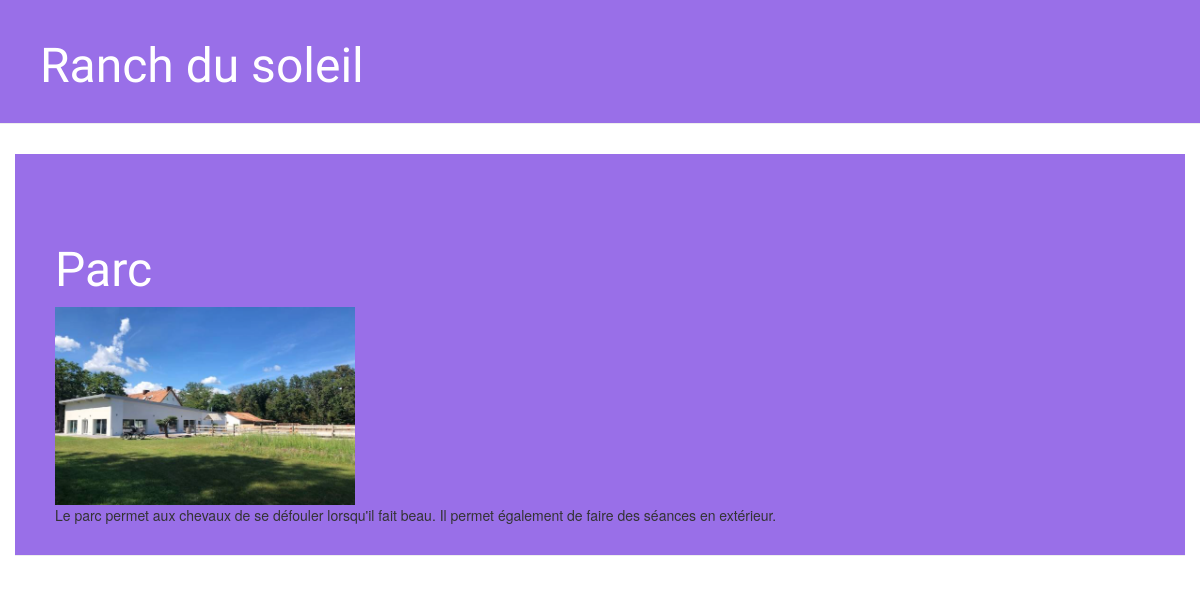
The page /equipement/Parc/ on the database its author committed.
### playground/models.py (models this page shows, shortened)
class Equipement(models.Model):
    id_equip = models.CharField(max_length=100, primary_key=True)
    disponibilite = models.CharField(max_length=20)
    texte = models.CharField(max_length=200)
    photo = models.ImageField(upload_to='equipements/')

### playground/views.py (the view)
# urls.py: path('equipement/<str:id_equip>/', views.equipement_detail, name='equipement_detail'),
def equipement_detail(request, id_equip):
    equipement = get_object_or_404(Equipement, id_equip=id_equip)
    return render(request, 'playground/equipement_detail.html', {'equipement': equipement})

### playground/templates/playground/equipement_detail.html (shortened to what this page needs)
{% extends 'playground/base.html' %}
{% load static %}
{% block content %}
<div class="page-header">
        <h1><a href="/">{{ equipement.id_equip }}</a></h1>
        <img src="{{ equipement.photo.url }}" alt="Photo" style="width:300px;height:auto;">
        <p>{{ equipement.texte }}</p>
</div>
{% endblock %}

### playground/static/css/playground.css (style rules this page uses)
.page-header { background-color: #996fe8; margin-top: 0; margin-bottom: 30px; padding: 20px 20px 20px 40px; }
.page-header h1, .page-header h1 a, .page-header h1 a:visited, .page-header h1 a:active { color: #ffffff; font-size: 36pt; text-decoration: none; }
h1, h2, h3, h4 { font-family: "Henny Penny"; }

### rows shown on the page
Equipement: id_equip "Parc", photo (picture), texte "Le parc permet aux chevaux de se défouler lorsqu'il fait beau. Il permet également de faire des séances en extérieur."
